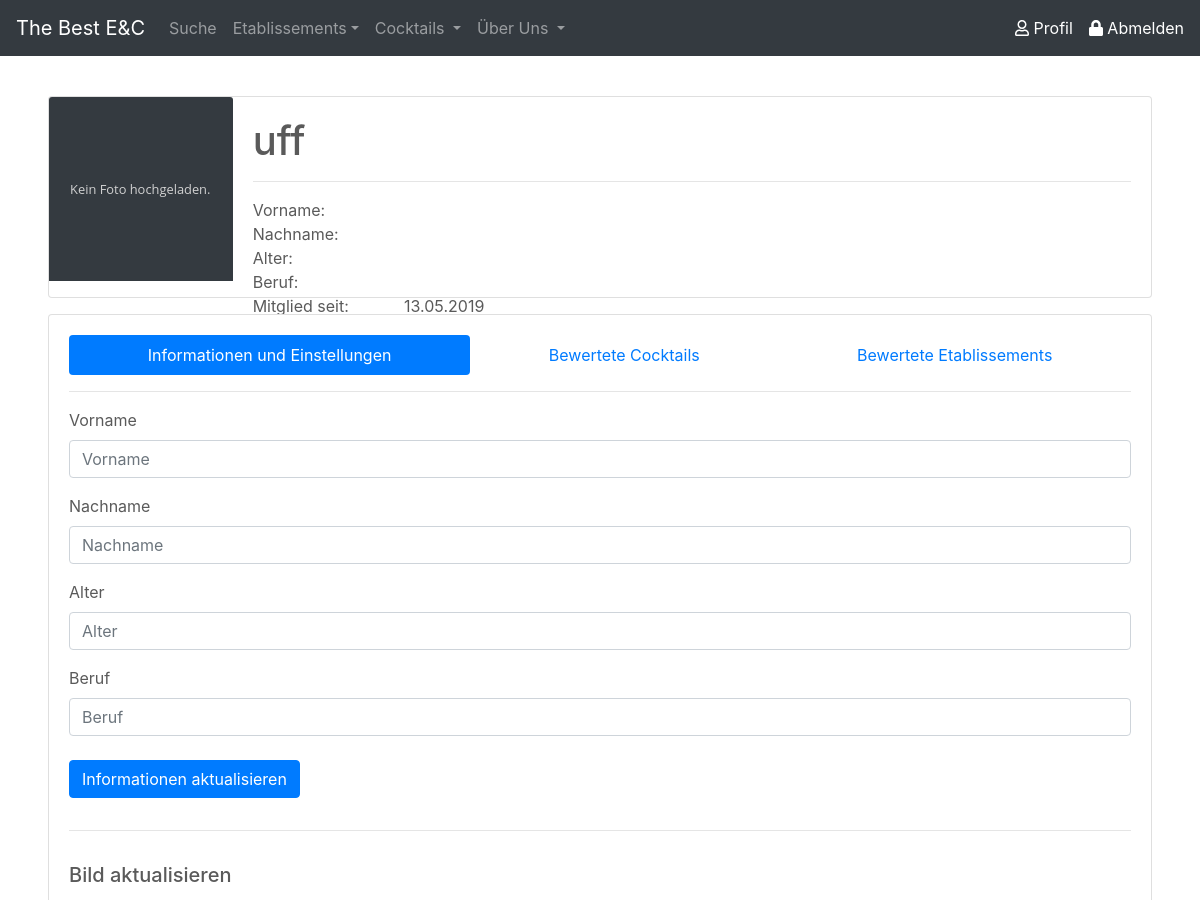
Before: /site/profil_main.php (signed in, upper part) with the older database file.
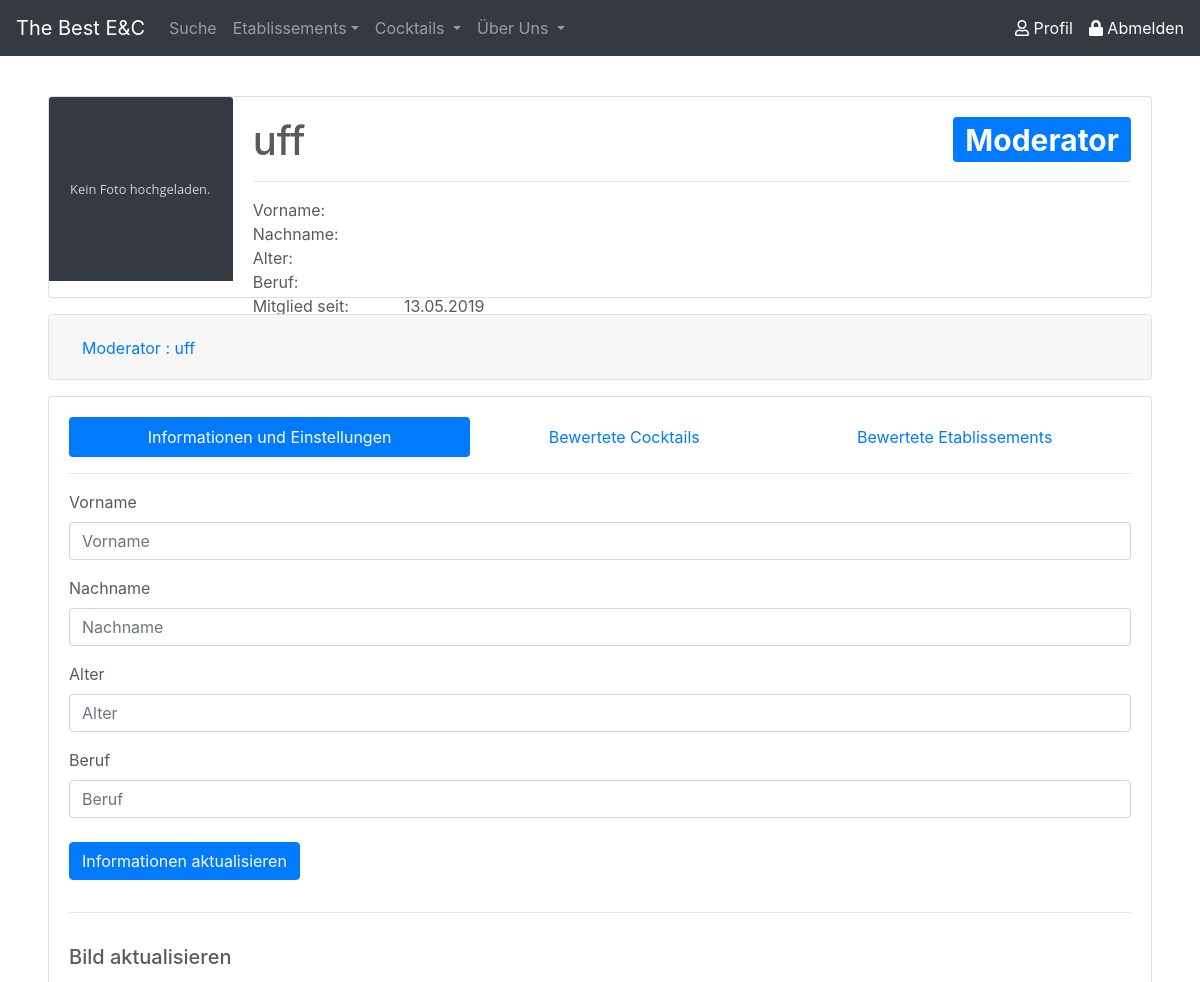
After: the same page with the newer database file.
### tables this page shows
CREATE TABLE `user` (
  `id` int(11) NOT NULL,
  `email` varchar(50) NOT NULL,
  `passwort` varchar(255) NOT NULL,
  `username` varchar(25) NOT NULL,
  `vorname` varchar(25) DEFAULT NULL,
  `nachname` varchar(25) DEFAULT NULL,
  `age` tinyint(3) DEFAULT NULL,
  `beruf` varchar(25) DEFAULT NULL,
  `created_at` timestamp NOT NULL DEFAULT CURRENT_TIMESTAMP,
  `updated_at` timestamp NULL DEFAULT NULL,
  `rang` tinyint(1) NOT NULL DEFAULT '0',
  `img` blob
);

### php/db/select_userInfo.php (called while the page is built, shortened)
<?php
$pdo = new PDO('mysql:host=localhost;dbname=dbprog', 'root', '');
$statement = $pdo->prepare(
       "SELECT username as uname
              ,vorname as vname
              ,nachname as nname
              ,email as email
              ,age as age
              ,beruf as beruf
              ,created_at as ts
              ,img as img
              ,rang as rang
        FROM user
        WHERE id = :userId"
);
$result = $statement->execute(array('userId' => $userId));
$userInfo = $statement->fetch();
$userInfo["ts"] = date("d.m.Y", strtotime($userInfo['ts']));

### site/profil_main.php (the view, shortened to what the changed rows need)
<?php
if (isset($_SESSION['userId'])) {
    $userId = $_SESSION['userId'];
    include('../php/db/select_userInfo.php');
}
?>
<!doctype html>
<html lang="de">
<head>
    <link rel="stylesheet" href="https://stackpath.bootstrapcdn.com/bootstrap/4.3.1/css/bootstrap.min.css">
    <link href="../css/csstoolbox.css" rel="stylesheet">
</head>
<body class="center-block">
    <main role="main">
        <div class="mt-5 ml-5 mr-5">
            <?php
            if (isset($_SESSION['userId'])) {
                echo '
            <div class="card mb-3" width="100%" style="max-height: 360px;">
                <div class="row no-gutters">
                    <div class="col-md-2">';
                if ($userInfo["img"]) {
                    echo '
                        <img src="../php/db/get_img.php?user_id=' . $userId . '" class="card-img-top">';
                } else {
                    echo '
                        <img src="../res/placeholder_no_image.svg" class="card-img-top">';
                }
                echo '
                    </div>
                    <div class="col-md-10">
                        <div class="card-body d-flex flex-column" style="max-height: 200px;">
                            <div>
                                <h1 class="card-title">' . $userInfo["uname"];
                if ($_SESSION['rang'] == 1) {
                    echo '
                                <span class="badge badge-primary float-right">Moderator</span>';
                } elseif ($_SESSION['rang'] == 2) {
                    echo '
                                <span class="badge badge-danger float-right">Admin</span>';
                }
                echo '
                                </h1>
                                <hr>
                            </div>
                            <div class="card-text">
                                <div class="row">
                                    <div class="col-2">Vorname: </div>
                                    <div class="col-10">' . $userInfo["vname"] . '</div>
                                </div>
                                <div class="row">
                                    <div class="col-2">Nachname: </div>
                                    <div class="col-10">' . $userInfo["nname"] . '</div>
                                </div>
                                <div class="row">
                                    <div class="col-2">Alter: </div>
                                    <div class="col-10">' . $userInfo["age"] . '</div>
                                </div>
                                <div class="row">
                                    <div class="col-2">Beruf: </div>
                                    <div class="col-10">' . $userInfo["beruf"] . '</div>
                                </div>
                                <div class="row">
                                    <div class="col-2">Mitglied seit: </div>
                                    <div class="col-10">' . $userInfo["ts"] . '</div>
                                </div>
                            </div>
                        </div>
                    </div>
                </div>
             </div>';
                if (isset($_SESSION['userId']) && $_SESSION['rang'] > 0) {
                    if ($_SESSION['rang'] == 2) {
                        $rolle = "Admin";
                    } elseif ($_SESSION['rang'] == 1) {
                        $rolle = "Moderator";
                    }
                    echo '
            <div class="accordion mb-3" id="accordionExample">
                <div class="card border rounded">
                    <div class="card-header" id="headingOne">
                        <h2 class="mb-0">
                            <button class="btn btn-link" type="button" data-toggle="collapse" data-target="#collapseOne" aria-expanded="false" aria-controls="collapseOne">' . $rolle . ' : ' . $userInfo['uname'] . '</button>
                        </h2>
                    </div>
                    <div id="collapseOne" class="collapse" aria-labelledby="headingOne" data-parent="#accordionExample">
                        <div class="card-body">';
                    echo '
                        </div>
                    </div>
                </div>
            </div>';
                }
                echo '
            <div class="card card-body">
            <ul class="nav nav-pills flex-column flex-sm-row" id="profil-tab" role="tablist">
                    <li class="flex-sm-fill text-sm-center nav-item">
                    <a class="nav-link active" id="setting-tab" data-toggle="pill" href="#setting" role="tab" aria-controls="setting" aria-selected="true">Informationen und Einstellungen</a>
                    </li>
                    <li class="flex-sm-fill text-sm-center nav-item">
                    <a class="nav-link" id="bewCock-tab" data-toggle="pill" href="#bewCock" role="tab" aria-controls="bewCock" aria-selected="false">Bewertete Cocktails</a>
                    </li>
                    <li class="flex-sm-fill text-sm-center nav-item">
                        <a class="nav-link" id="bewEtab-tab" data-toggle="pill" href="#bewEtab" role="tab" aria-controls="bewEtab" aria-selected="false">Bewertete Etablissements</a>
                    </li>
                </ul>
                <hr>
                <div class="tab-content" id="profil-tabContent">
                    <div class="tab-pane fade show active" id="setting" role="tabpanel" aria-labelledby="setting-tab">
                        <form action="../php/db/update_userInfo.php" method="post">
                                <div class="form-group">
                                    <label for="u_ui_vname">Vorname</label>
                                    <input type="text" maxlength="50" class="form-control" id="u_ui_vname" name="u_ui_vname" value="' . $userInfo['vname'] . '" placeholder="Vorname">
                                </div>
                                <div class="form-group">
                                    <label for="u_ui_nname">Nachname</label>
                                    <input type="text" maxlength="25" class="form-control" id="u_ui_nname" name="u_ui_nname" value="' . $userInfo['nname'] . '" placeholder="Nachname">
                                </div>
                                <div class="form-group">
                                    <label for="u_ui_age">Alter</label>
                                    <input type="number" max="127" class="form-control" id="u_ui_age" name="u_ui_age" value="' . $userInfo['age'] . '" placeholder="Alter">
                                </div>
                                <div class="form-group">
                                    <label for="u_ui_beruf">Beruf</label>
                                    <input type="text" maxlength="25" class="form-control" id="u_ui_beruf" name="u_ui_beruf" value="' . $userInfo['beruf'] . '" placeholder="Beruf">
                                </div>
                            <button type="submit" class="btn btn-primary mt-2">Informationen aktualisieren</button>
                        </form>
                        <hr class="ct-hr-divider-2">
                        <form action="../php/db/update_userPic.php" method="POST" enctype="multipart/form-data">
                        <div class="form-group">
							<label for="file"><h5>Bild aktualisieren</h5></label>
						</div>
                        </form>
                                <input type="email" class="form-control" id="u_ue_emailOld" placeholder="' . $userInfo['email'] . '" readonly>
                    </div>
                    <div class="tab-pane fade" id="bewCock" role="tabpanel" aria-labelledby="bewCock-tab">
                        <table class="table">
                            <tbody>';
                echo '      </tbody>
                        </table>
                    </div>
                    <div class="tab-pane fade" id="bewEtab" role="tabpanel" aria-labelledby="bewEtab-tab">
                        <table class="table">
                            <thead>
                                <tr>
                                    <th scope="col"></th>
                                    <th scope="col">Zeitpunkt</th>
                                    <th scope="col">Etablissement</th>
                                    <th scope="col">Text</th>
                                    <th scope="col">Bewertung</th>
                                </tr>
                            </thead>
                            <tbody>';
                echo '      </tbody>
                        </table>
                    </div>
                </div>
            </div>';
            } else {
                echo '<div class="card card-body"><h2 class="ct-text-center">Bitte zuerst <a class="" href="signin.php">Anmelden</a>.</h2></div>';
            }
            ?>
        </div>
    </main>
</body>
</html>

Changed rows visible on the page:
changed user "uff": username (not shown) → "uff"
Other visible differences:
$rolle: (not shown) → "Moderator"
text now shown: "Moderator :"
